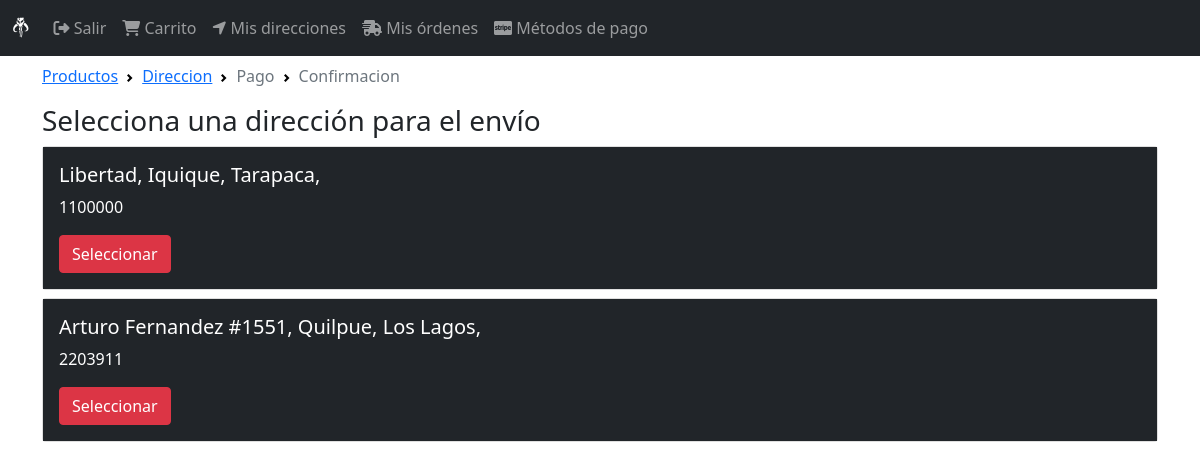
Before: /orden/seleccionar/direccion/ (signed in) with the older database file.
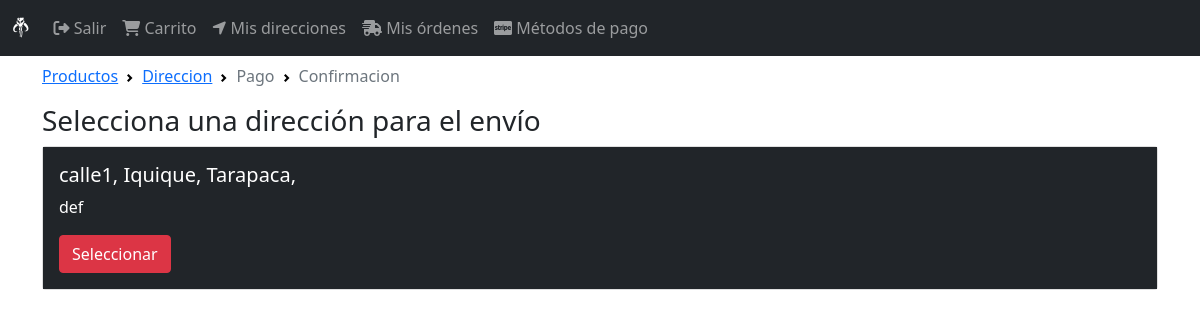
After: the same page with the newer database file.
### DirEnvio/models.py (models this page shows, shortened)
class DireccionEnvio(models.Model):
    user = models.ForeignKey(User, null=False, blank=False, on_delete=models.CASCADE)
    line1 = models.CharField(max_length=300)
    line2 = models.CharField(max_length=300, blank=True)
    city =  models.CharField(max_length=100)
    state = models.CharField(max_length=100)
    reference = models.CharField(max_length=300)
    postal_code = models.CharField(max_length=10, null=False, blank=False)
    default = models.BooleanField(default=False)
    created_at = models.DateTimeField(auto_now_add=True)
    @property
    def direccion(self): # Funcion que devuelve atributos 'line1, 'city' y 'state'
        return '{}, {}, {},'.format(self.line1, self.city, self.state,)

### orden/views.py (the view)
# urls.py: path('seleccionar/direccion/', views.select_direccion, name='select_direccion'),
@login_required(login_url='login')
def select_direccion(request):
    direccion_envios = request.user.direccionenvio_set.all()
    return render(request, 'orden/select_direccion.html',{
        'direccion_envios' : direccion_envios,
        'breadcrumb' : breadcrumb(address=True),
    })

### orden/utils.py (called while the page is built)
def breadcrumb(products=True, address=False, payment=False, confirmation=False):
    return [{
        'title' : 'Productos',
        'active' : products,
        'url' : reverse('orden'),
    },
    {
        'title' : 'Direccion',
        'active' : address,
        'url' : reverse('direccion'),
    },
    {
        'title' : 'Pago',
        'active' : payment,
        'url' : reverse('orden'),
    },
    {
        'title' : 'Confirmacion',
        'active' : confirmation,
        'url' : reverse('confirmacion'),
    }]

### orden/templates/orden/select_direccion.html
{%extends 'base.html'%}
{%block breadcrumb%}
{% include 'orden/snippets/breadcrumb.html' %}
{%endblock%}
{%block content%}
<div class="col">
    <div class="h3">
        Selecciona una dirección para el envío
    </div>
    <div class="mt-2">
        {%for direccion_envio in direccion_envios%}
        <div class="card mb-2">
            <div class="card-body text-white bg-dark">
                <h5 class="card-title">{{direccion_envio.direccion}}</h5>
                <p class="title">{{direccion_envio.postal_code}}</p>
                <a class="btn btn-danger" href="{%url 'check_direccion' direccion_envio.pk%}">Seleccionar</a>
            </div>
        </div>
        {%endfor%}
    </div>
</div>
{%endblock%}

Changed rows visible on the page:
removed DireccionEnvio: direccion "Libertad, Iquique, Tarapaca,", postal_code "1100000"
removed DireccionEnvio: direccion "Arturo Fernandez #1551, Quilpue, Los Lagos,", postal_code "2203911"
added DireccionEnvio: direccion "calle1, Iquique, Tarapaca,", postal_code "def"
